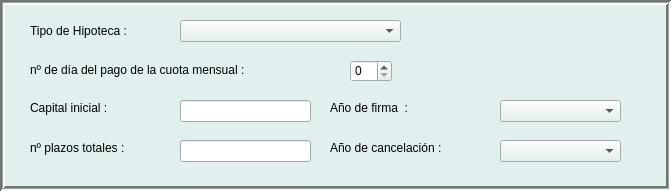
  <widget class="QFrame" name="frame_datos1">
   <property name="geometry">
    <rect>
     <x>10</x>
     <y>10</y>
     <width>671</width>
     <height>191</height>
    </rect>
   </property>
   <property name="palette">
    <palette>
     <active>
      <colorrole role="WindowText">
       <brush brushstyle="SolidPattern">
        <color alpha="255">
         <red>0</red>
         <green>0</green>
         <blue>0</blue>
        </color>
       </brush>
      </colorrole>
      <colorrole role="Button">
       <brush brushstyle="SolidPattern">
        <color alpha="255">
         <red>225</red>
         <green>240</green>
         <blue>239</blue>
        </color>
       </brush>
      </colorrole>
      <colorrole role="Light">
       <brush brushstyle="SolidPattern">
        <color alpha="255">
         <red>255</red>
         <green>255</green>
         <blue>255</blue>
        </color>
       </brush>
      </colorrole>
      <colorrole role="Midlight">
       <brush brushstyle="SolidPattern">
        <color alpha="255">
         <red>240</red>
         <green>247</green>
         <blue>247</blue>
        </color>
       </brush>
      </colorrole>
      <colorrole role="Dark">
       <brush brushstyle="SolidPattern">
        <color alpha="255">
         <red>112</red>
         <green>120</green>
         <blue>119</blue>
        </color>
       </brush>
      </colorrole>
      <colorrole role="Mid">
       <brush brushstyle="SolidPattern">
        <color alpha="255">
         <red>150</red>
         <green>160</green>
         <blue>159</blue>
        </color>
       </brush>
      </colorrole>
      <colorrole role="Text">
       <brush brushstyle="SolidPattern">
        <color alpha="255">
         <red>0</red>
         <green>0</green>
         <blue>0</blue>
        </color>
       </brush>
      </colorrole>
      <colorrole role="BrightText">
       <brush brushstyle="SolidPattern">
        <color alpha="255">
         <red>255</red>
         <green>255</green>
         <blue>255</blue>
        </color>
       </brush>
      </colorrole>
      <colorrole role="ButtonText">
       <brush brushstyle="SolidPattern">
        <color alpha="255">
         <red>0</red>
         <green>0</green>
         <blue>0</blue>
        </color>
       </brush>
      </colorrole>
      <colorrole role="Base">
       <brush brushstyle="SolidPattern">
        <color alpha="255">
         <red>255</red>
         <green>255</green>
         <blue>255</blue>
        </color>
       </brush>
      </colorrole>
      <colorrole role="Window">
       <brush brushstyle="SolidPattern">
        <color alpha="255">
         <red>225</red>
         <green>240</green>
         <blue>239</blue>
        </color>
       </brush>
      </colorrole>
      <colorrole role="Shadow">
       <brush brushstyle="SolidPattern">
        <color alpha="255">
         <red>0</red>
         <green>0</green>
         <blue>0</blue>
        </color>
       </brush>
      </colorrole>
      <colorrole role="AlternateBase">
       <brush brushstyle="SolidPattern">
        <color alpha="255">
         <red>240</red>
         <green>247</green>
         <blue>247</blue>
        </color>
       </brush>
      </colorrole>
      <colorrole role="ToolTipBase">
       <brush brushstyle="SolidPattern">
        <color alpha="255">
         <red>255</red>
         <green>255</green>
         <blue>220</blue>
        </color>
       </brush>
      </colorrole>
      <colorrole role="ToolTipText">
       <brush brushstyle="SolidPattern">
        <color alpha="255">
         <red>0</red>
         <green>0</green>
         <blue>0</blue>
        </color>
       </brush>
      </colorrole>
     </active>
     <inactive>
      <colorrole role="WindowText">
       <brush brushstyle="SolidPattern">
        <color alpha="255">
         <red>0</red>
         <green>0</green>
         <blue>0</blue>
        </color>
       </brush>
      </colorrole>
      <colorrole role="Button">
       <brush brushstyle="SolidPattern">
        <color alpha="255">
         <red>225</red>
         <green>240</green>
         <blue>239</blue>
        </color>
       </brush>
      </colorrole>
      <colorrole role="Light">
       <brush brushstyle="SolidPattern">
        <color alpha="255">
         <red>255</red>
         <green>255</green>
         <blue>255</blue>
        </color>
       </brush>
      </colorrole>
      <colorrole role="Midlight">
       <brush brushstyle="SolidPattern">
        <color alpha="255">
         <red>240</red>
         <green>247</green>
         <blue>247</blue>
        </color>
       </brush>
      </colorrole>
      <colorrole role="Dark">
       <brush brushstyle="SolidPattern">
        <color alpha="255">
         <red>112</red>
         <green>120</green>
         <blue>119</blue>
        </color>
       </brush>
      </colorrole>
      <colorrole role="Mid">
       <brush brushstyle="SolidPattern">
        <color alpha="255">
         <red>150</red>
         <green>160</green>
         <blue>159</blue>
        </color>
       </brush>
      </colorrole>
      <colorrole role="Text">
       <brush brushstyle="SolidPattern">
        <color alpha="255">
         <red>0</red>
         <green>0</green>
         <blue>0</blue>
        </color>
       </brush>
      </colorrole>
      <colorrole role="BrightText">
       <brush brushstyle="SolidPattern">
        <color alpha="255">
         <red>255</red>
         <green>255</green>
         <blue>255</blue>
        </color>
       </brush>
      </colorrole>
      <colorrole role="ButtonText">
       <brush brushstyle="SolidPattern">
        <color alpha="255">
         <red>0</red>
         <green>0</green>
         <blue>0</blue>
        </color>
       </brush>
      </colorrole>
      <colorrole role="Base">
       <brush brushstyle="SolidPattern">
        <color alpha="255">
         <red>255</red>
         <green>255</green>
         <blue>255</blue>
        </color>
       </brush>
      </colorrole>
      <colorrole role="Window">
       <brush brushstyle="SolidPattern">
        <color alpha="255">
         <red>225</red>
         <green>240</green>
         <blue>239</blue>
        </color>
       </brush>
      </colorrole>
      <colorrole role="Shadow">
       <brush brushstyle="SolidPattern">
        <color alpha="255">
         <red>0</red>
         <green>0</green>
         <blue>0</blue>
        </color>
       </brush>
      </colorrole>
      <colorrole role="AlternateBase">
       <brush brushstyle="SolidPattern">
        <color alpha="255">
         <red>240</red>
         <green>247</green>
         <blue>247</blue>
        </color>
       </brush>
      </colorrole>
      <colorrole role="ToolTipBase">
       <brush brushstyle="SolidPattern">
        <color alpha="255">
         <red>255</red>
         <green>255</green>
         <blue>220</blue>
        </color>
       </brush>
      </colorrole>
      <colorrole role="ToolTipText">
       <brush brushstyle="SolidPattern">
        <color alpha="255">
         <red>0</red>
         <green>0</green>
         <blue>0</blue>
        </color>
       </brush>
      </colorrole>
     </inactive>
     <disabled>
      <colorrole role="WindowText">
       <brush brushstyle="SolidPattern">
        <color alpha="255">
         <red>112</red>
         <green>120</green>
         <blue>119</blue>
        </color>
       </brush>
      </colorrole>
      <colorrole role="Button">
       <brush brushstyle="SolidPattern">
        <color alpha="255">
         <red>225</red>
         <green>240</green>
         <blue>239</blue>
        </color>
       </brush>
      </colorrole>
      <colorrole role="Light">
       <brush brushstyle="SolidPattern">
        <color alpha="255">
         <red>255</red>
         <green>255</green>
         <blue>255</blue>
        </color>
       </brush>
      </colorrole>
      <colorrole role="Midlight">
       <brush brushstyle="SolidPattern">
        <color alpha="255">
         <red>240</red>
         <green>247</green>
         <blue>247</blue>
        </color>
       </brush>
      </colorrole>
      <colorrole role="Dark">
       <brush brushstyle="SolidPattern">
        <color alpha="255">
         <red>112</red>
         <green>120</green>
         <blue>119</blue>
        </color>
       </brush>
      </colorrole>
      <colorrole role="Mid">
       <brush brushstyle="SolidPattern">
        <color alpha="255">
         <red>150</red>
         <green>160</green>
         <blue>159</blue>
        </color>
       </brush>
      </colorrole>
      <colorrole role="Text">
       <brush brushstyle="SolidPattern">
        <color alpha="255">
         <red>112</red>
         <green>120</green>
         <blue>119</blue>
        </color>
       </brush>
      </colorrole>
      <colorrole role="BrightText">
       <brush brushstyle="SolidPattern">
        <color alpha="255">
         <red>255</red>
         <green>255</green>
         <blue>255</blue>
        </color>
       </brush>
      </colorrole>
      <colorrole role="ButtonText">
       <brush brushstyle="SolidPattern">
        <color alpha="255">
         <red>112</red>
         <green>120</green>
         <blue>119</blue>
        </color>
       </brush>
      </colorrole>
      <colorrole role="Base">
       <brush brushstyle="SolidPattern">
        <color alpha="255">
         <red>225</red>
         <green>240</green>
         <blue>239</blue>
        </color>
       </brush>
      </colorrole>
      <colorrole role="Window">
       <brush brushstyle="SolidPattern">
        <color alpha="255">
         <red>225</red>
         <green>240</green>
         <blue>239</blue>
        </color>
       </brush>
      </colorrole>
      <colorrole role="Shadow">
       <brush brushstyle="SolidPattern">
        <color alpha="255">
         <red>0</red>
         <green>0</green>
         <blue>0</blue>
        </color>
       </brush>
      </colorrole>
      <colorrole role="AlternateBase">
       <brush brushstyle="SolidPattern">
        <color alpha="255">
         <red>225</red>
         <green>240</green>
         <blue>239</blue>
        </color>
       </brush>
      </colorrole>
      <colorrole role="ToolTipBase">
       <brush brushstyle="SolidPattern">
        <color alpha="255">
         <red>255</red>
         <green>255</green>
         <blue>220</blue>
        </color>
       </brush>
      </colorrole>
      <colorrole role="ToolTipText">
       <brush brushstyle="SolidPattern">
        <color alpha="255">
         <red>0</red>
         <green>0</green>
         <blue>0</blue>
        </color>
       </brush>
      </colorrole>
     </disabled>
    </palette>
   </property>
   <property name="styleSheet">
    <string notr="true">font: 10pt &quot;Arial&quot;;  rgb:255,255;</string>
   </property>
   <property name="frameShape">
    <enum>QFrame::Box</enum>
   </property>
   <property name="frameShadow">
    <enum>QFrame::Sunken</enum>
   </property>
   <property name="lineWidth">
    <number>2</number>
   </property>
   <property name="midLineWidth">
    <number>1</number>
   </property>
   <widget class="QLabel" name="label_tipopago">
    <property name="geometry">
     <rect>
      <x>30</x>
      <y>20</y>
      <width>171</width>
      <height>21</height>
     </rect>
    </property>
    <property name="contextMenuPolicy">
     <enum>Qt::NoContextMenu</enum>
    </property>
    <property name="text">
     <string>Tipo de Hipoteca :</string>
    </property>
   </widget>
   <widget class="QComboBox" name="comboBox_tipopago">
    <property name="enabled">
     <bool>true</bool>
    </property>
    <property name="geometry">
     <rect>
      <x>180</x>
      <y>20</y>
      <width>221</width>
      <height>22</height>
     </rect>
    </property>
   </widget>
   <widget class="QLabel" name="label_capitalinicial">
    <property name="geometry">
     <rect>
      <x>30</x>
      <y>100</y>
      <width>141</width>
      <height>16</height>
     </rect>
    </property>
    <property name="text">
     <string>Capital inicial :</string>
    </property>
   </widget>
   <widget class="QLineEdit" name="lineEdit_capitalinicial">
    <property name="geometry">
     <rect>
      <x>180</x>
      <y>100</y>
      <width>131</width>
      <height>22</height>
     </rect>
    </property>
   </widget>
   <widget class="QLabel" name="label_plazostotales">
    <property name="geometry">
     <rect>
      <x>30</x>
      <y>140</y>
      <width>131</width>
      <height>16</height>
     </rect>
    </property>
    <property name="text">
     <string>nº plazos totales :</string>
    </property>
   </widget>
   <widget class="QLineEdit" name="lineEdit_plazostotales">
    <property name="geometry">
     <rect>
      <x>180</x>
      <y>140</y>
      <width>131</width>
      <height>22</height>
     </rect>
    </property>
   </widget>
   <widget class="QLabel" name="label_4">
    <property name="geometry">
     <rect>
      <x>330</x>
      <y>100</y>
      <width>131</width>
      <height>16</height>
     </rect>
    </property>
    <property name="text">
     <string>Año de firma  :</string>
    </property>
   </widget>
   <widget class="QComboBox" name="comboBox_agnofirma">
    <property name="geometry">
     <rect>
      <x>500</x>
      <y>100</y>
      <width>121</width>
      <height>22</height>
     </rect>
    </property>
   </widget>
   <widget class="QLabel" name="label_5">
    <property name="geometry">
     <rect>
      <x>330</x>
      <y>140</y>
      <width>171</width>
      <height>16</height>
     </rect>
    </property>
    <property name="text">
     <string>Año de cancelación :</string>
    </property>
   </widget>
   <widget class="QComboBox" name="comboBox_agnocurso">
    <property name="geometry">
     <rect>
      <x>500</x>
      <y>140</y>
      <width>121</width>
      <height>22</height>
     </rect>
    </property>
   </widget>
   <widget class="QLabel" name="label_diadepago">
    <property name="geometry">
     <rect>
      <x>30</x>
      <y>60</y>
      <width>311</width>
      <height>20</height>
     </rect>
    </property>
    <property name="text">
     <string>nº de día del pago de la cuota mensual : </string>
    </property>
   </widget>
   <widget class="QSpinBox" name="spinBox_diapago">
    <property name="geometry">
     <rect>
      <x>350</x>
      <y>60</y>
      <width>42</width>
      <height>22</height>
     </rect>
    </property>
   </widget>
  </widget>
